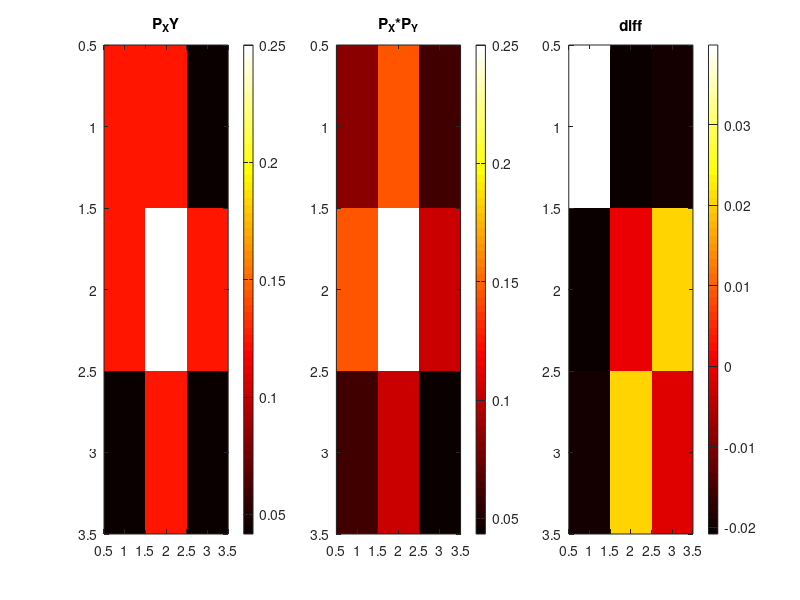

The MATLAB script that drew this image: (Note: this script raises an error after producing the figure.)
%Funcao de massa de probabilidade conjunta
P_XY = [ 1/8 1/8 1/24; 1/8 1/4 1/8; 1/24 1/8 1/24];

%Funcao de massa de 
% probabilidade marginal de X e Y
P_X = sum(P_XY, 2); % Coluna
P_Y = sum(P_XY, 1); % Linha

subplot(131)
imagesc(P_XY)
title("P_XY")
colorbar()
colormap("hot")

subplot(132)
imagesc(P_X * P_Y)
title("P_X*P_Y")
colorbar()

subplot(133)
imagesc(P_XY - P_X * P_Y)
title("diff")
colorbar()

cond = sum(P_X * P_Y == P_XY, "all");